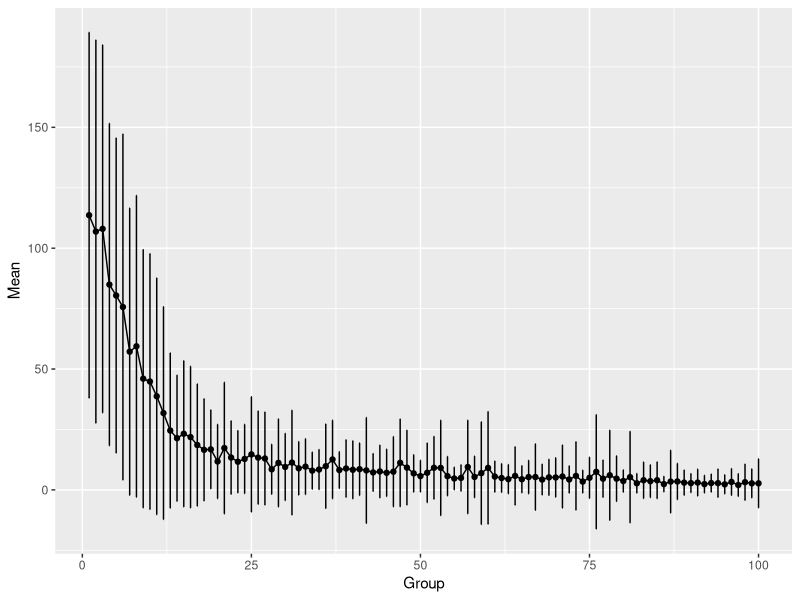
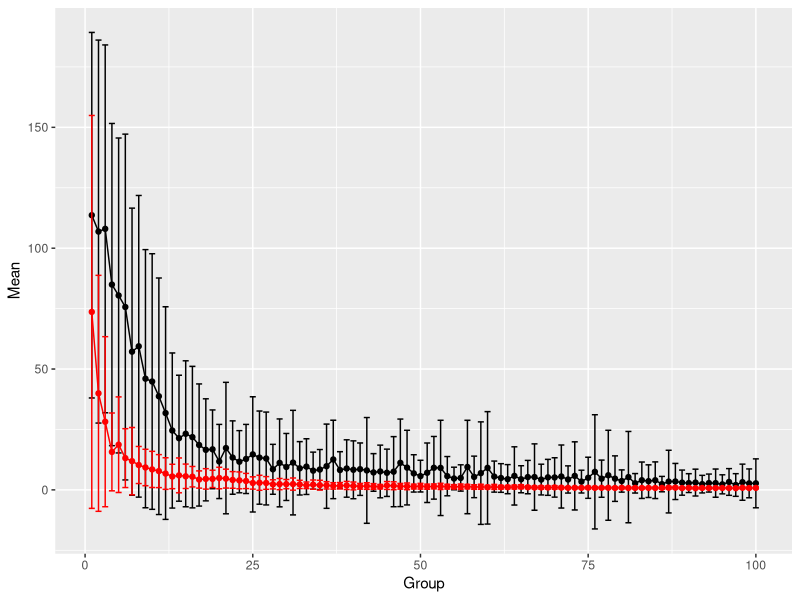
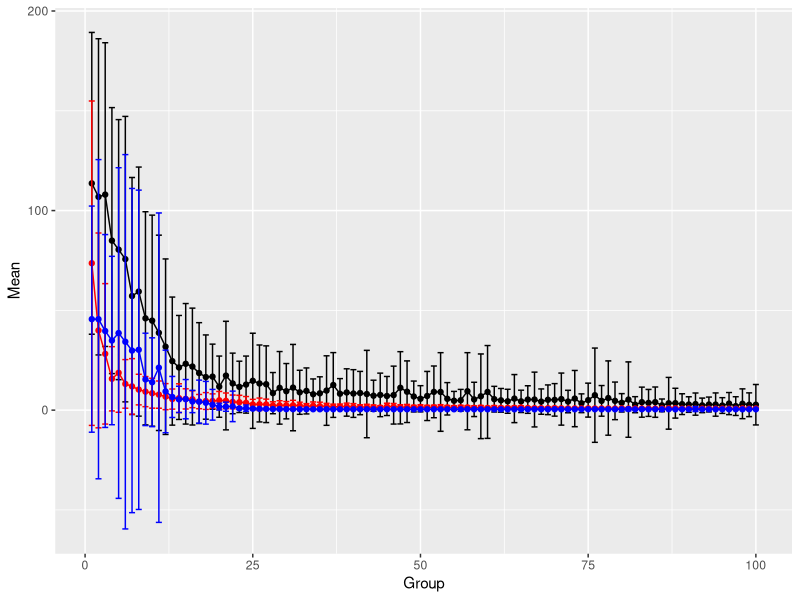

The R script that drew these images, in order:
## ---- chunk 1
library(ggplot2)
## ---- chunk 2
results <- scan(file = "Branin-Hoo_Results_BASS.txt")
results <- matrix(results, ncol = 100, byrow = TRUE)

Group <- 1:100
Mean <- apply(results[11:110,], 1, mean)
SD <- apply(results[11:110,], 1, sd) 
df <- data.frame(Group,Mean,SD)
## ---- chunk 3
ggplot(data=df, aes(x=Group, y=Mean, group=1)) +
  geom_errorbar(aes(ymin=Mean-SD, ymax=Mean+SD), width=.1) +
  geom_line()+
  geom_point()
## ---- chunk 4
tpe <- read.csv(file = 'TPE_hyperopt_100x100.csv')


Group <- 1:100
Mean <- apply(tpe, 1, mean)
SD <- apply(tpe, 1, sd) 
df_tpe <- data.frame(Group,Mean,SD)

ggplot(data=df, aes(x=Group, y=Mean, group=1)) +
  geom_errorbar(aes(ymin=Mean-SD, ymax=Mean+SD)) +
  geom_line()+
  geom_point() + 
  geom_line(data = df_tpe,aes(x=Group,y=Mean),colour="red")+
  geom_point(data = df_tpe,aes(x=Group,y=Mean),colour="red") + 
  geom_errorbar(data=df_tpe,aes(ymin=Mean-SD,ymax=Mean+SD),colour="red")


## ---- chunk 5
gp <- read.csv(file = 'GP_hyperopt_Branin.csv')
gp <- t(gp)

Group <- 1:100
Mean <- apply(gp[11:110,], 1, mean)
SD <- apply(gp[11:110,], 1, sd) 
gp_df <- data.frame(Group,Mean,SD)

ggplot(data=df, aes(x=Group, y=Mean, group=1)) +
  geom_errorbar(aes(ymin=Mean-SD, ymax=Mean+SD)) +
  geom_line()+
  geom_point() + 
  geom_line(data = df_tpe,aes(x=Group,y=Mean),colour="red")+
  geom_point(data = df_tpe,aes(x=Group,y=Mean),colour="red") + 
  geom_errorbar(data=df_tpe,aes(ymin=Mean-SD,ymax=Mean+SD),colour="red") + 
  geom_line(data = gp_df,aes(x=Group,y=Mean),colour="blue")+
  geom_point(data = gp_df,aes(x=Group,y=Mean),colour="blue") + 
  geom_errorbar(data=gp_df,aes(ymin=Mean-SD,ymax=Mean+SD),colour="blue")
